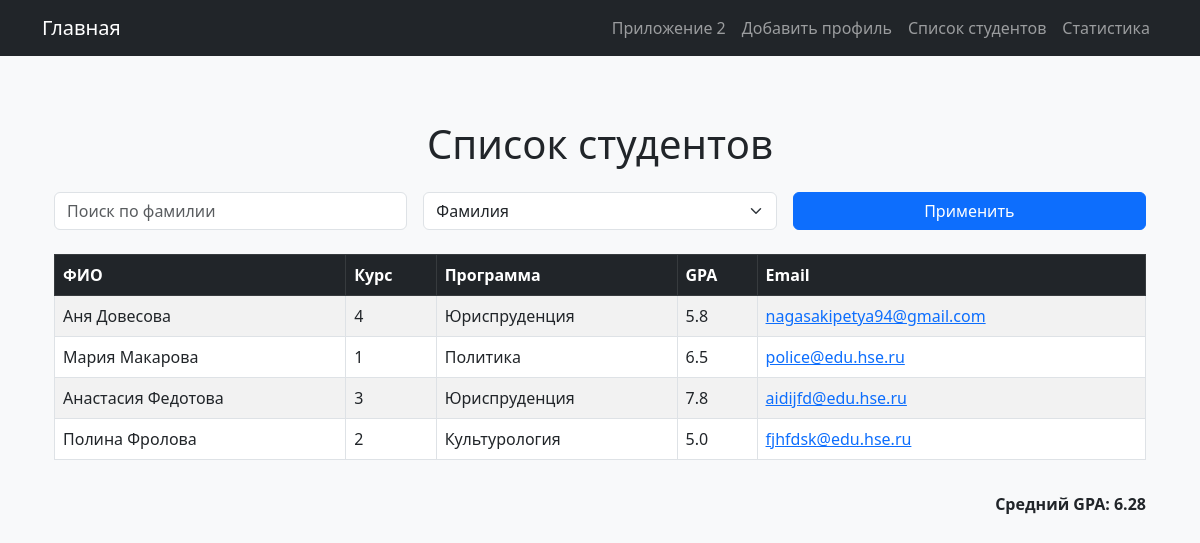
The page /students/ on the database its author committed.
### education_app/models.py (models this page shows, shortened)
class StudentProfile(models.Model):
    COURSE_CHOICES = [
        (1, "1 курс"),
        (2, "2 курс"),
        (3, "3 курс"),
        (4, "4 курс"),
        (5, "5 курс"),
    ]
    first_name = models.CharField("Имя", max_length=50)
    last_name = models.CharField("Фамилия", max_length=50)
    course = models.IntegerField("Курс", choices=COURSE_CHOICES)
    program = models.CharField("Образовательная программа", max_length=100)
    gpa = models.DecimalField(
        "Средний балл (GPA)",
        max_digits=3, decimal_places=1,
        validators=[MinValueValidator(0.0)]
    )
    email = models.EmailField("Электронная почта")

### education_app/views.py (the view)
# urls.py: path('students/', views.student_list_view, name='student_list')
def student_list_view(request):
    sort_by = request.GET.get("sort", "last_name")
    search_query = request.GET.get("q", "")
    students = StudentProfile.objects.all()
    if search_query:
        students = students.filter(
            last_name__icontains=search_query
        )
    students = students.order_by(sort_by)
    avg_gpa = StudentProfile.objects.aggregate(avg_gpa=Avg('gpa'))["avg_gpa"]
    avg_gpa = round(avg_gpa, 2) if avg_gpa else None
    return render(request, 'education_app/students.html', {
        'students': students,
        'avg_gpa': avg_gpa,
        'sort_by': sort_by,
        'search_query': search_query,
    })

### education_app/templates/education_app/students.html (shortened to what this page needs)
{% extends "base.html" %}
{% block content %}
<head>
    <link href="https://cdn.jsdelivr.net/npm/bootstrap@5.3.0/dist/css/bootstrap.min.css" rel="stylesheet">
</head>
<body class="bg-light py-4">
<div class="container">
    <h1 class="text-center mb-4">Список студентов</h1>
    <form method="get" class="row g-3 mb-4">
        <div class="col-md-4">
            <input type="text" name="q" class="form-control" placeholder="Поиск по фамилии" value="{{ search_query }}">
        </div>
        <div class="col-md-4">
            <select name="sort" class="form-select">
                <option value="last_name" {% if sort_by == 'last_name' %}selected{% endif %}>Фамилия</option>
            </select>
        </div>
        <div class="col-md-4">
            <button type="submit" class="btn btn-primary w-100">Применить</button>
        </div>
    </form>
    <div class="table-responsive">
        <table class="table table-striped table-hover table-bordered align-middle">
            <thead class="table-dark">
                <tr>
                    <th>ФИО</th>
                    <th>Курс</th>
                    <th>Программа</th>
                    <th>GPA</th>
                    <th>Email</th>
                </tr>
            </thead>
            <tbody>
                {% for student in students %}
                    <tr>
                        <td>{{ student.first_name }} {{ student.last_name }}</td>
                        <td>{{ student.course }}</td>
                        <td>{{ student.program }}</td>
                        <td>{{ student.gpa }}</td>
                        <td><a href="mailto:{{ student.email }}">{{ student.email }}</a></td>
                    </tr>
                {% empty %}
                    <tr>
                        <td colspan="5" class="text-center text-muted">Нет данных</td>
                    </tr>
                {% endfor %}
            </tbody>
        </table>
    </div>
    {% if avg_gpa %}
        <p class="text-end fw-bold mt-3">Средний GPA: {{ avg_gpa }}</p>
    {% endif %}
</div>
</body>
{% endblock %}

### rows shown on the page
StudentProfile: first_name "Аня", last_name "Довесова", course "4", program "Юриспруденция", gpa "5.8", email "nagasakipetya94@gmail.com"
StudentProfile: first_name "Мария", last_name "Макарова", course "1", program "Политика", gpa "6.5", email "police@edu.hse.ru"
StudentProfile: first_name "Анастасия", last_name "Федотова", course "3", program "Юриспруденция", gpa "7.8", email "aidijfd@edu.hse.ru"
StudentProfile: first_name "Полина", last_name "Фролова", course "2", program "Культурология", gpa "5.0", email "fjhfdsk@edu.hse.ru"

### other values the page prints
{{ avg_gpa }} "6.28"
